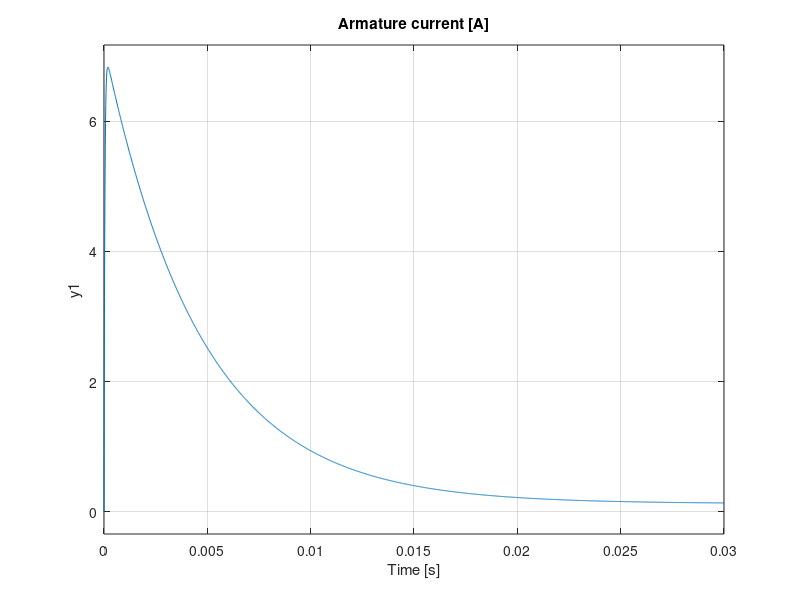

MATLAB code to generate this figure:
%% DC Motor Modeling - FAULHABER 2237S006CXR
% Derives the speed and current transfer functions three ways
% (hand calculation, feedback() blocks, Simulink linearization)
% and computes the partial-fraction (residue) form.
% Run this script first: it also loads the parameters used by the
% Simulink models in /models.

%% Motor parameters (FAULHABER 2237S006CXR, datasheet)
V_an  = 6;          % V,     nominal voltage
R_a   = 0.851;      % Ohm,   armature resistance
L_a   = 32.9e-6;    % H,     armature inductance
kfi   = 7.45e-3;    % Vs/rad, torque / back-EMF constant
I_anl = 0.125;      % A,     no-load current
J_m   = 3.1e-7;     % kgm^2, rotor inertia

% Viscous friction coefficient (from no-load operating point)
B_m = (kfi^2 * I_anl) / (V_an - R_a * I_anl);   % Nms

%% Load torques for simulation
T_nl = 0;          % Nm, no-load torque
T_1  = 5e-3;       % Nm, intermediate torque
T_n  = 11.7e-3;    % Nm, nominal torque
T_2  = 30e-3;      % Nm, intermediate torque
T_s  = 47.2e-3;    % Nm, stall torque

%% 1) Transfer functions - hand calculated
num   = kfi;
denom = [(J_m*L_a) (B_m*L_a + J_m*R_a) (kfi^2 + B_m*R_a)];
omega1   = tf(num, denom)          % Omega(s) / U(s)

numI     = [J_m B_m];
current1 = tf(numI, denom)         % I(s) / U(s)

%% 2) Transfer functions - built from blocks with feedback()
TFe  = tf(1, [L_a R_a]);           % electrical part
TFm  = tf(1, [J_m B_m]);           % mechanical part
kfi1 = tf(kfi);

omega2   = feedback(TFe * kfi1 * TFm, kfi1)
current2 = feedback(TFe, kfi1 * TFm * kfi1)

%% 3) Transfer functions - from the Simulink model (Model Linearizer)
% Open models/motor_transfer_function.slx, linearize it with the
% Model Linearizer app (sessions in /linearization) and export
% linsys1 (current) and linsys2 (speed) to the workspace.
if exist('linsys1', 'var') && exist('linsys2', 'var')
    current3 = tf(linsys1)
    omega3   = tf(linsys2)
end

%% Partial-fraction expansion
[r,  p,  k ] = residue(num,  denom)
[r1, p1, k1] = residue(numI, denom)

%% Time constants
T_e = L_a / R_a                    % electrical time constant
T_m = J_m * R_a / kfi^2            % mechanical time constant

%% Step response at nominal voltage
figure('Color', 'w');
subplot(1,2,1); step(V_an * omega1 * 30/pi); grid on;
title('Speed [rpm]');
subplot(1,2,2); step(V_an * current1); grid on;
title('Armature current [A]');
